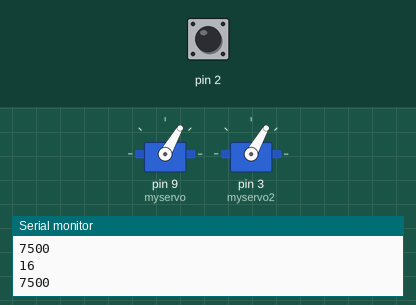
This sketch was run on a simulated Arduino Uno, built with avr-gcc and run on an emulated ATmega328P. Shown: 2 × servo, the last lines printed to the serial monitor. The inputs (shaded band) are chosen by the test bench; at power-on: pin 2 LOW.

Above: at 1.8 s.
1.9 s: pin 2 pulled LOW for 0.65 s
At 2.58 s:
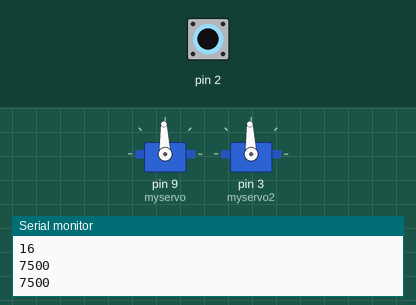
4.6 s: pin 2 pulsed HIGH 2 times (0.12 s each, 0.3 s apart)
At 4.88 s:
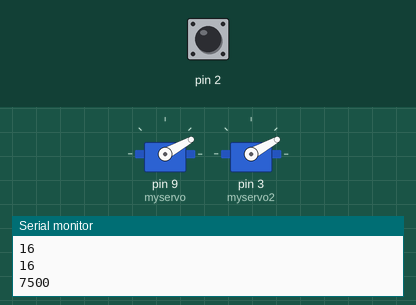
8.3 s: pin 2 driven HIGH
At 9.6 s:
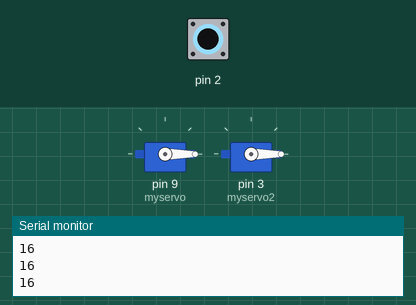
Timing chart, 0 to 11.3 s (numbered marks = the images above; inputs shaded):
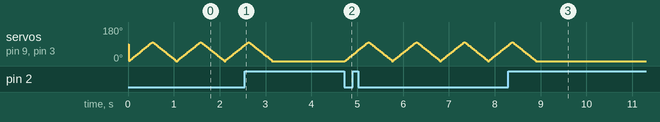

Measured:
- after the input at 8.3 s, servo on pin 9 (myservo), servo on pin 3 (myservo2): goes on until 8.9 s, then stays 0°

The sketch:

arduino-midterm.ino
```cpp
#include <CapacitiveSensor.h>
#include <Servo.h>

CapacitiveSensor capSensor = CapacitiveSensor(4,2);

Servo myservo;
Servo myservo2;

int pos = 0;    // variable to store the servo position

void setup() {
  // put your setup code here, to run once:
capSensor.set_CS_AutocaL_Millis(0xFFFFFFFF);
 Serial.begin(9600);
 pinMode(2,OUTPUT);
  myservo.attach(9);  // attaches the servo on pin 9 to the servo object
  myservo2.attach(3); // attaches the servo on pin 3 to the servo object

}

void loop() {
  // put your main code here, to run repeatedly:
  long sensor1 = capSensor.capacitiveSensor(50);

   Serial.println(sensor1);  // print sensor output
   if(sensor1 >= 1000)
   {
    digitalWrite(2, HIGH);

    for (pos = 0; pos <= 100; pos += 1) { // degrees that servo turns

    myservo.write(pos);
     myservo2.write(pos);
    delay(5);                       // waits 5 for the servo to reach the position
  }
  for (pos = 100; pos >= 0; pos -= 1) {
    myservo.write(pos);
     myservo2.write(pos);
    delay(5);
  }


   }
   else {
    digitalWrite(2,LOW);
   }


}
```
